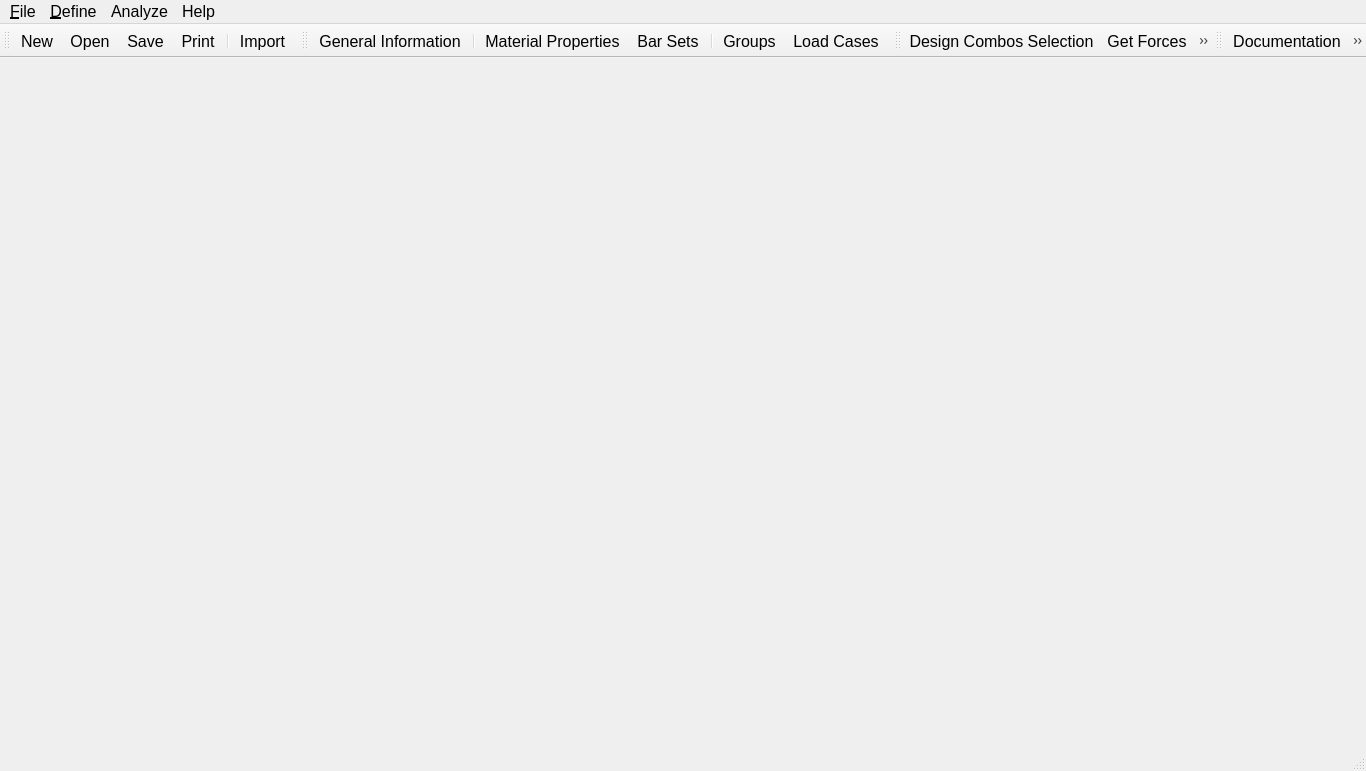
<?xml version="1.0" encoding="UTF-8"?>
<ui version="4.0">
 <class>mw_Main</class>
 <widget class="QMainWindow" name="mw_Main">
  <property name="geometry">
   <rect>
    <x>0</x>
    <y>0</y>
    <width>1366</width>
    <height>771</height>
   </rect>
  </property>
  <property name="minimumSize">
   <size>
    <width>1366</width>
    <height>768</height>
   </size>
  </property>
  <property name="font">
   <font>
    <pointsize>12</pointsize>
   </font>
  </property>
  <property name="windowTitle">
   <string>SP-editor</string>
  </property>
  <property name="iconSize">
   <size>
    <width>24</width>
    <height>24</height>
   </size>
  </property>
  <property name="toolButtonStyle">
   <enum>Qt::ToolButtonStyle::ToolButtonIconOnly</enum>
  </property>
  <widget class="QWidget" name="centralwidget"/>
  <widget class="QMenuBar" name="menubar">
   <property name="geometry">
    <rect>
     <x>0</x>
     <y>0</y>
     <width>1366</width>
     <height>33</height>
    </rect>
   </property>
   <widget class="QMenu" name="menu_File">
    <property name="font">
     <font>
      <pointsize>12</pointsize>
     </font>
    </property>
    <property name="title">
     <string>&amp;File</string>
    </property>
    <addaction name="action_New"/>
    <addaction name="action_Open"/>
    <addaction name="separator"/>
    <addaction name="action_Save"/>
    <addaction name="separator"/>
    <addaction name="a_ImportEtabs"/>
    <addaction name="separator"/>
    <addaction name="a_Print"/>
    <addaction name="separator"/>
    <addaction name="action_Quit"/>
   </widget>
   <widget class="QMenu" name="m_Define">
    <property name="font">
     <font>
      <pointsize>12</pointsize>
     </font>
    </property>
    <property name="title">
     <string>&amp;Define</string>
    </property>
    <addaction name="a_GeneralInfor"/>
    <addaction name="separator"/>
    <addaction name="a_MaterialProp"/>
    <addaction name="a_BarSet"/>
    <addaction name="separator"/>
    <addaction name="a_Groups"/>
    <addaction name="a_Cases"/>
   </widget>
   <widget class="QMenu" name="m_Analyze">
    <property name="font">
     <font>
      <pointsize>12</pointsize>
     </font>
    </property>
    <property name="title">
     <string>Analyze</string>
    </property>
    <addaction name="actionDesign_Combos_Selection"/>
    <addaction name="a_GetAllForce"/>
    <addaction name="a_MakeSPcolumn"/>
    <addaction name="a_BatchProcessor"/>
   </widget>
   <widget class="QMenu" name="menuHelp">
    <property name="font">
     <font>
      <pointsize>12</pointsize>
     </font>
    </property>
    <property name="title">
     <string>Help</string>
    </property>
    <addaction name="a_Doc"/>
    <addaction name="separator"/>
    <addaction name="a_About"/>
   </widget>
   <addaction name="menu_File"/>
   <addaction name="m_Define"/>
   <addaction name="m_Analyze"/>
   <addaction name="menuHelp"/>
  </widget>
  <widget class="QStatusBar" name="statusbar"/>
  <widget class="QToolBar" name="tb_File">
   <property name="windowTitle">
    <string>File</string>
   </property>
   <attribute name="toolBarArea">
    <enum>TopToolBarArea</enum>
   </attribute>
   <attribute name="toolBarBreak">
    <bool>false</bool>
   </attribute>
   <addaction name="action_New"/>
   <addaction name="action_Open"/>
   <addaction name="action_Save"/>
   <addaction name="a_Print"/>
   <addaction name="separator"/>
   <addaction name="a_ImportEtabs"/>
  </widget>
  <widget class="QToolBar" name="tb_Define">
   <property name="windowTitle">
    <string>Define</string>
   </property>
   <attribute name="toolBarArea">
    <enum>TopToolBarArea</enum>
   </attribute>
   <attribute name="toolBarBreak">
    <bool>false</bool>
   </attribute>
   <addaction name="a_GeneralInfor"/>
   <addaction name="separator"/>
   <addaction name="a_MaterialProp"/>
   <addaction name="a_BarSet"/>
   <addaction name="separator"/>
   <addaction name="a_Groups"/>
   <addaction name="a_Cases"/>
  </widget>
  <widget class="QToolBar" name="tb_Analyze">
   <property name="windowTitle">
    <string>Analyze</string>
   </property>
   <attribute name="toolBarArea">
    <enum>TopToolBarArea</enum>
   </attribute>
   <attribute name="toolBarBreak">
    <bool>false</bool>
   </attribute>
   <addaction name="actionDesign_Combos_Selection"/>
   <addaction name="a_GetAllForce"/>
   <addaction name="separator"/>
   <addaction name="a_MakeSPcolumn"/>
   <addaction name="a_BatchProcessor"/>
  </widget>
  <widget class="QToolBar" name="tb_Help">
   <property name="windowTitle">
    <string>Help</string>
   </property>
   <attribute name="toolBarArea">
    <enum>TopToolBarArea</enum>
   </attribute>
   <attribute name="toolBarBreak">
    <bool>false</bool>
   </attribute>
   <addaction name="a_Doc"/>
   <addaction name="a_About"/>
  </widget>
  <action name="action_New">
   <property name="icon">
    <iconset theme="document-new"/>
   </property>
   <property name="text">
    <string>&amp;New</string>
   </property>
   <property name="font">
    <font>
     <pointsize>12</pointsize>
    </font>
   </property>
   <property name="shortcut">
    <string>Ctrl+N</string>
   </property>
  </action>
  <action name="action_Open">
   <property name="icon">
    <iconset theme="document-open"/>
   </property>
   <property name="text">
    <string>&amp;Open</string>
   </property>
   <property name="font">
    <font>
     <pointsize>12</pointsize>
    </font>
   </property>
   <property name="shortcut">
    <string>Ctrl+O</string>
   </property>
  </action>
  <action name="action_Save">
   <property name="icon">
    <iconset theme="document-save"/>
   </property>
   <property name="text">
    <string>&amp;Save</string>
   </property>
   <property name="font">
    <font>
     <pointsize>12</pointsize>
    </font>
   </property>
   <property name="shortcut">
    <string>Ctrl+S</string>
   </property>
  </action>
  <action name="action_Quit">
   <property name="icon">
    <iconset theme="window-close"/>
   </property>
   <property name="text">
    <string>&amp;Quit</string>
   </property>
   <property name="font">
    <font>
     <pointsize>12</pointsize>
    </font>
   </property>
   <property name="shortcut">
    <string>Ctrl+Q</string>
   </property>
  </action>
  <action name="a_GeneralInfor">
   <property name="icon">
    <iconset theme="document-properties"/>
   </property>
   <property name="text">
    <string>&amp;General Information</string>
   </property>
  </action>
  <action name="a_Groups">
   <property name="icon">
    <iconset resource="../../../icons/icons.qrc">
     <normaloff>:/Btn/Group_edit.png</normaloff>:/Btn/Group_edit.png</iconset>
   </property>
   <property name="text">
    <string>&amp;Groups</string>
   </property>
   <property name="shortcut">
    <string>Ctrl+G</string>
   </property>
  </action>
  <action name="a_Cases">
   <property name="icon">
    <iconset resource="../../../icons/icons.qrc">
     <normaloff>:/Btn/Calculation_Case.png</normaloff>:/Btn/Calculation_Case.png</iconset>
   </property>
   <property name="text">
    <string>Load Cases</string>
   </property>
  </action>
  <action name="a_GetAllForce">
   <property name="icon">
    <iconset resource="../../../icons/icons.qrc">
     <normaloff>:/Btn/Force.png</normaloff>:/Btn/Force.png</iconset>
   </property>
   <property name="text">
    <string>Get Forces</string>
   </property>
  </action>
  <action name="a_MakeSPcolumn">
   <property name="icon">
    <iconset resource="../../../icons/icons.qrc">
     <normaloff>:/Btn/spcolumn-icon.png</normaloff>:/Btn/spcolumn-icon.png</iconset>
   </property>
   <property name="text">
    <string>Generate SpCol Files</string>
   </property>
  </action>
  <action name="a_BatchProcessor">
   <property name="icon">
    <iconset resource="../../../icons/icons.qrc">
     <normaloff>:/Btn/parallel.png</normaloff>:/Btn/parallel.png</iconset>
   </property>
   <property name="text">
    <string>Batch Processor</string>
   </property>
  </action>
  <action name="a_Doc">
   <property name="icon">
    <iconset theme="help-browser"/>
   </property>
   <property name="text">
    <string>Documentation</string>
   </property>
   <property name="shortcut">
    <string>F1</string>
   </property>
  </action>
  <action name="a_About">
   <property name="icon">
    <iconset theme="help-about"/>
   </property>
   <property name="text">
    <string>About SP-editor</string>
   </property>
  </action>
  <action name="a_ImportEtabs">
   <property name="icon">
    <iconset resource="../../../icons/icons.qrc">
     <normaloff>:/Btn/etabs logo.png</normaloff>:/Btn/etabs logo.png</iconset>
   </property>
   <property name="text">
    <string>Import</string>
   </property>
   <property name="font">
    <font>
     <pointsize>12</pointsize>
    </font>
   </property>
   <property name="shortcut">
    <string>Ctrl+E</string>
   </property>
  </action>
  <action name="a_Print">
   <property name="icon">
    <iconset theme="document-print"/>
   </property>
   <property name="text">
    <string>Print</string>
   </property>
   <property name="font">
    <font>
     <pointsize>12</pointsize>
    </font>
   </property>
   <property name="shortcut">
    <string>Ctrl+P</string>
   </property>
  </action>
  <action name="a_MaterialProp">
   <property name="icon">
    <iconset resource="../../../icons/icons.qrc">
     <normaloff>:/Btn/material_icon.png</normaloff>:/Btn/material_icon.png</iconset>
   </property>
   <property name="text">
    <string>&amp;Material Properties</string>
   </property>
   <property name="font">
    <font>
     <pointsize>12</pointsize>
    </font>
   </property>
  </action>
  <action name="a_BarSet">
   <property name="icon">
    <iconset resource="../../../icons/icons.qrc">
     <normaloff>:/Btn/rebar_icon.png</normaloff>:/Btn/rebar_icon.png</iconset>
   </property>
   <property name="text">
    <string>Bar Sets</string>
   </property>
   <property name="font">
    <font>
     <pointsize>12</pointsize>
    </font>
   </property>
  </action>
  <action name="actionDesign_Combos_Selection">
   <property name="icon">
    <iconset resource="../../../icons/icons.qrc">
     <normaloff>:/Btn/selection.png</normaloff>:/Btn/selection.png</iconset>
   </property>
   <property name="text">
    <string>Design Combos Selection</string>
   </property>
  </action>
 </widget>
 <resources>
  <include location="../../../icons/icons.qrc"/>
 </resources>
 <connections/>
</ui>
